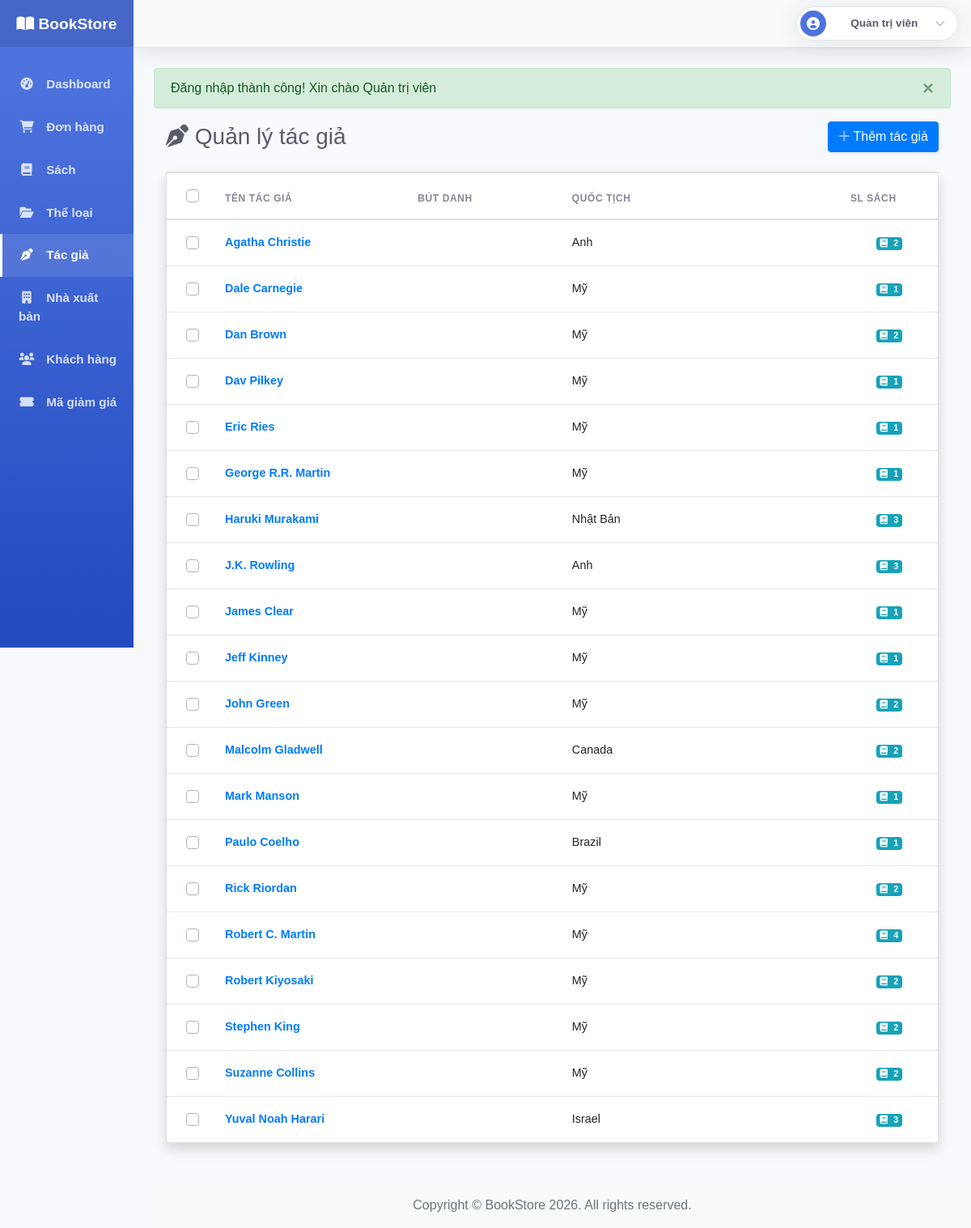
Page /Admin/index.php?page=authors (signed in) on the committed database.
### tables this page shows
CREATE TABLE tacgia (
    id_tacgia INT PRIMARY KEY AUTO_INCREMENT,
    ten_tacgia VARCHAR(100) NOT NULL,
    but_danh VARCHAR(100),
    tieu_su TEXT,
    ngay_sinh DATE,
    ngay_mat DATE,
    quoc_tich VARCHAR(50),
    hinh_anh VARCHAR(255),
    ngay_tao TIMESTAMP DEFAULT CURRENT_TIMESTAMP,
    INDEX idx_ten (ten_tacgia)
);

### Admin/Controller/AdminAuthorController.php (called while the page is built, shortened)
<?php
require_once __DIR__ . '/../../Model/Authors.php';
class AdminAuthorController extends BaseController
{
    private $authorModel;
    public function __construct($db_connection)
    {
        $this->authorModel = new Authors($db_connection);
    }
    public function index()
    {
        try {
            $authors = $this->authorModel->getAllAuthors();
            return [
                'authors' => $authors,
                'csrf_token' => SessionHelper::generateCSRFToken()
            ];
        } catch (Exception $e) {
            error_log("Error in AdminAuthorController::index: " . $e->getMessage());
            SessionHelper::setFlash('error', 'Lỗi: ' . $e->getMessage());
            return [
                'authors' => [],
                'csrf_token' => ''
            ];
        }
    }
}

### Model/Authors.php (called while the page is built, shortened)
<?php
class Authors {
    private $conn;
    public function __construct($connection) {
        $this->conn = $connection;
    }
    public function getAllAuthors() {
        $sql = "SELECT id_tacgia as ma_tac_gia, ten_tacgia as ten_tac_gia, but_danh, tieu_su, ngay_sinh, quoc_tich, hinh_anh
                FROM tacgia
                ORDER BY ten_tacgia ASC";
        $result = $this->conn->query($sql);
        $authors = [];
        while ($row = $result->fetch_assoc()) {
            $authors[] = $row;
        }
        return $authors;
    }
}
?>

### Admin/View/authors/index.php (the view, shortened to what this page needs)
<div class="container-fluid">
    <div class="d-sm-flex align-items-center justify-content-between mb-4">
        <h1 class="h3 mb-0 text-gray-800">
            <i class="fas fa-pen-nib"></i> Quản lý tác giả
        </h1>
        <div>
            <a href="index.php?page=author_create" class="btn btn-primary btn-icon-split shadow-sm">
                <span class="icon text-white-50">
                    <i class="fas fa-plus"></i>
                </span>
                <span class="text">Thêm tác giả</span>
            </a>
        </div>
    </div>
    <div class="card shadow mb-4">
        <div class="card-body p-0">
            <div class="table-responsive">
                <form id="bulk-action-form" action="index.php?page=author_bulk_delete" method="POST">
                    <table class="table table-custom table-hover mb-0" id="dataTable" width="100%" cellspacing="0">
                        <thead>
                            <tr>
                                <th style="width: 40px" class="text-center pl-4">
                                    <div class="custom-control custom-checkbox">
                                    </div>
                                </th>
                                <th style="width: 25%">Tên tác giả</th>
                                <th style="width: 20%">Bút danh</th>
                                <th>Quốc tịch</th>
                                <th style="width: 120px">SL sách</th>
                            </tr>
                        </thead>
                        <tbody>
                            <?php if (!empty($authors)): ?>
                                <?php foreach ($authors as $auth): ?>
                                    <tr class="clickable-row" data-href="index.php?page=author_edit&id=<?php echo $auth['ma_tac_gia']; ?>">
                                        <td class="text-center align-middle pl-4 no-click">
                                            <div class="custom-control custom-checkbox">
                                            </div>
                                        </td>
                                        <td class="align-middle">
                                            <div class="author-name font-weight-bold text-primary">
                                                <?php echo htmlspecialchars($auth['ten_tac_gia'] ?? $auth['author_name'] ?? ''); ?>
                                            </div>
                                        </td>
                                        <td class="align-middle">
                                        </td>
                                        <td class="align-middle">
                                            <?php echo htmlspecialchars($auth['quoc_tich'] ?? $auth['nationality'] ?? ''); ?>
                                        </td>
                                        <td class="align-middle text-center">
                                            <span class="badge badge-pill-custom badge-info">
                                                <i class="fas fa-book mr-1"></i>
                                                <?php echo $auth['book_count'] ?? 0; ?>
                                            </span>
                                        </td>
                                    </tr>
                                <?php endforeach; ?>
                            <?php endif; ?>
                        </tbody>
                    </table>
                </form>
            </div>
        </div>
    </div>
</div>

### Content/CSS/admin.css (style rules this page uses)
:root { --primary: #4e73df; --secondary: #858796; --success: #1cc88a; --info: #36b9cc; --warning: #f6c23e; --danger: #e74a3b; --light: #f8f9fc; --dark: #5a5c69; }

### Content/CSS/admin/layout.css (style rules this page uses)
.admin-body { background-color: #f8f9fc; font-family: 'Nunito', sans-serif; }

### Content/CSS/admin/components.css (style rules this page uses)
.text-gray-800 { color: #5a5c69 !important; }
.shadow { box-shadow: 0 .15rem 1.75rem 0 rgba(58, 59, 69, .15) !important; }
tr.clickable-row { cursor: pointer; transition: background-color 0.15s ease-in-out; }
.badge-pill-custom { padding: 0.375rem 0.875rem; border-radius: 50px; font-weight: 600; font-size: 0.8rem; letter-spacing: 0.02em; }
.table-custom { font-size: 0.9rem; }
.table-custom thead th { font-weight: 700; text-transform: uppercase; font-size: 0.75rem; color: #858796; border-bottom: 2px solid #e3e6f0; padding: 1rem 0.75rem; letter-spacing: 0.05em; }
.table-custom tbody td { padding: 1rem 0.75rem; vertical-align: middle; border-top: 1px solid #e3e6f0; }

### rows in the picture
tacgia: ten_tacgia "Agatha Christie", quoc_tich "Anh", book_count "2"
tacgia: ten_tacgia "Dale Carnegie", quoc_tich "Mỹ", book_count "1"
tacgia: ten_tacgia "Dan Brown", quoc_tich "Mỹ", book_count "2"
tacgia: ten_tacgia "Dav Pilkey", quoc_tich "Mỹ", book_count "1"
tacgia: ten_tacgia "Eric Ries", quoc_tich "Mỹ", book_count "1"
tacgia: ten_tacgia "George R.R. Martin", quoc_tich "Mỹ", book_count "1"
tacgia: ten_tacgia "Haruki Murakami", quoc_tich "Nhật Bản", book_count "3"
tacgia: ten_tacgia "J.K. Rowling", quoc_tich "Anh", id_tacgia "3"
tacgia: ten_tacgia "James Clear", quoc_tich "Mỹ", book_count "1"
tacgia: ten_tacgia "Jeff Kinney", quoc_tich "Mỹ", book_count "1"
tacgia: ten_tacgia "John Green", quoc_tich "Mỹ", book_count "2"
tacgia: ten_tacgia "Malcolm Gladwell", quoc_tich "Canada", book_count "2"
tacgia: ten_tacgia "Mark Manson", quoc_tich "Mỹ", book_count "1"
tacgia: ten_tacgia "Paulo Coelho", quoc_tich "Brazil", id_tacgia "1"
tacgia: ten_tacgia "Rick Riordan", quoc_tich "Mỹ", book_count "2"
tacgia: ten_tacgia "Robert C. Martin", quoc_tich "Mỹ", book_count "4"
tacgia: ten_tacgia "Robert Kiyosaki", quoc_tich "Mỹ", book_count "2"
tacgia: ten_tacgia "Stephen King", quoc_tich "Mỹ", book_count "2"
tacgia: ten_tacgia "Suzanne Collins", quoc_tich "Mỹ", book_count "2"
tacgia: ten_tacgia "Yuval Noah Harari", quoc_tich "Israel", book_count "3"

### other values in the picture
$_SESSION['admin_name'] "Quản trị viên"
$message "Đăng nhập thành công! Xin chào Quản trị viên"
